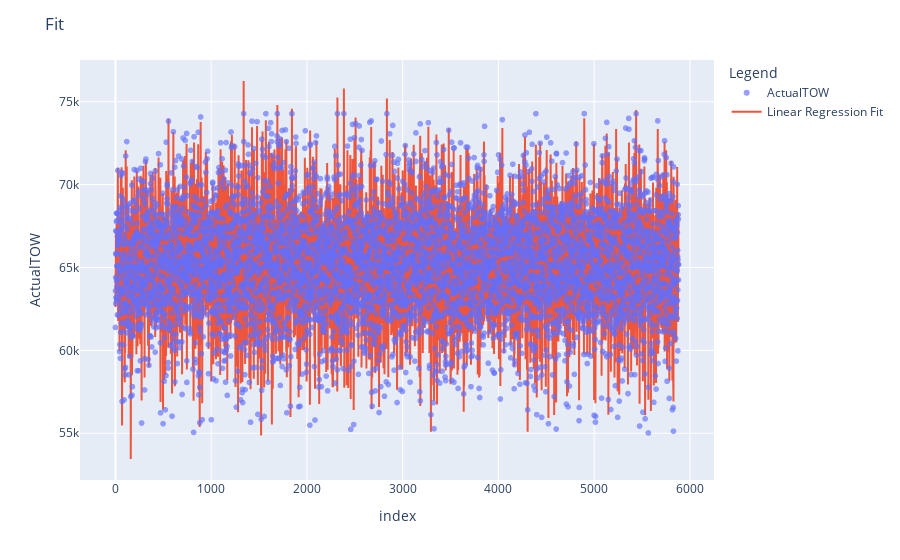

The notebook cell saved with this chart:
### Markdown cell above
#### Visualization

### Code cell
import plotly.express as px
import plotly.graph_objects as go


#check the results

x_range = np.linspace(Y_test.min(), Y_test.max(), len(Y_test))
y_range = predict_test2.reshape(len(Y_test))


fig = px.scatter(Y_test , opacity = 0.65)
fig.add_traces(go.Scatter(y=y_range, name='Linear Regression Fit'))
fig['data'][0]['name']='ActualTOW'
fig.update_layout(
title = 'Fit',
yaxis_title='ActualTOW',
legend_title="Legend")


fig.show()

### Figure 1 — Plotly figure (JSON) as saved in the notebook; plotly's stock layout.template omitted (floating-point values rounded to 4 significant figures; data arrays with more than 128 entries replaced by an {"elided": "..."} marker saying what was removed)
{"data": [{"hovertemplate": "variable=0<br>index=%{x}<br>value=%{y}<extra></extra>", "legendgroup": "0", "marker": {"color": "#636efa", "opacity": 0.65, "symbol": "circle"}, "mode": "markers", "name": "ActualTOW", "showlegend": true, "type": "scattergl", "x": {"elided": "5882 int values"}, "xaxis": "x", "y": {"elided": "5882 float values"}, "yaxis": "y"}, {"name": "Linear Regression Fit", "type": "scatter", "y": {"elided": "5882 float values"}}], "layout": {"legend": {"title": {"text": "Legend"}, "tracegroupgap": 0}, "margin": {"t": 60}, "title": {"text": "Fit"}, "xaxis": {"anchor": "y", "domain": [0, 1], "title": {"text": "index"}}, "yaxis": {"anchor": "x", "domain": [0, 1], "title": {"text": "ActualTOW"}}}}
